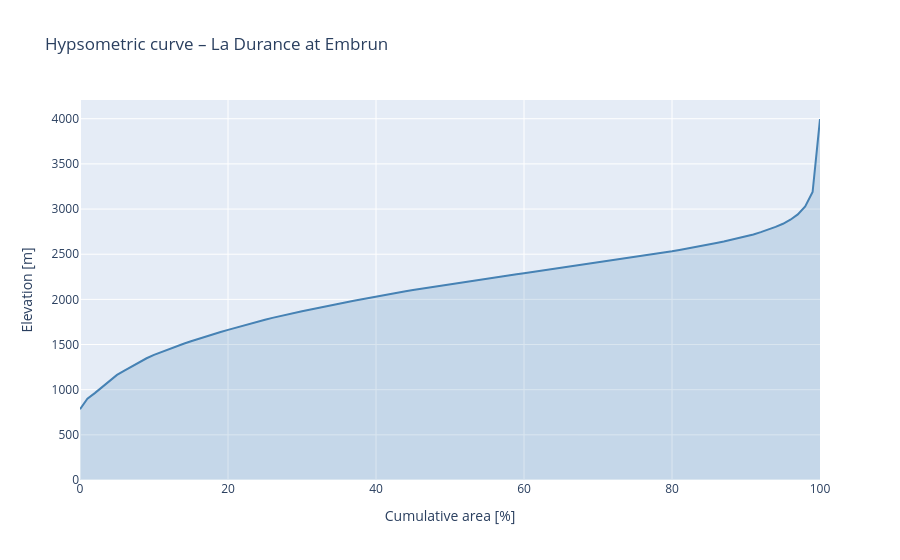

This figure's notebook cell:
### Code cell
# Hypsometric curve
fig = go.Figure(
    go.Scatter(
        x=list(range(0, len(hypso))),
        y=hypso,
        mode="lines",
        fill="tozeroy",
        line=dict(color="steelblue"),
        fillcolor="rgba(70,130,180,0.2)",
    )
)
fig.update_xaxes(title="Cumulative area [%]")
fig.update_yaxes(title="Elevation [m]")
fig.update_layout(title=f"Hypsometric curve – {catchment['name']}", showlegend=False)
fig.show()

### Figure 1 — Plotly figure (JSON) as saved in the notebook; plotly's stock layout.template omitted (floating-point values rounded to 4 significant figures)
{"data": [{"fill": "tozeroy", "fillcolor": "rgba(70,130,180,0.2)", "line": {"color": "steelblue"}, "mode": "lines", "type": "scatter", "x": [0, 1, 2, 3, 4, 5, 6, 7, 8, 9, 10, 11, 12, 13, 14, 15, 16, 17, 18, 19, 20, 21, 22, 23, 24, 25, 26, 27, 28, 29, 30, 31, 32, 33, 34, 35, 36, 37, 38, 39, 40, 41, 42, 43, 44, 45, 46, 47, 48, 49, 50, 51, 52, 53, 54, 55, 56, 57, 58, 59, 60, 61, 62, 63, 64, 65, 66, 67, 68, 69, 70, 71, 72, 73, 74, 75, 76, 77, 78, 79, 80, 81, 82, 83, 84, 85, 86, 87, 88, 89, 90, 91, 92, 93, 94, 95, 96, 97, 98, 99, 100], "y": [784, 900, 962, 1033, 1103, 1164, 1212, 1258, 1304, 1348, 1386, 1418, 1450, 1478, 1508, 1536, 1563, 1590, 1615, 1639, 1662, 1686, 1709, 1732, 1754, 1774, 1795, 1815, 1834, 1852, 1869, 1886, 1904, 1920, 1937, 1953, 1969, 1985, 2001, 2016, 2031, 2046, 2061, 2075, 2089, 2104, 2117, 2131, 2144, 2157, 2170, 2182, 2195, 2207, 2219, 2231, 2243, 2255, 2266, 2279, 2290, 2302, 2313, 2324, 2336, 2347, 2359, 2371, 2382, 2394, 2406, 2418, 2430, 2442, 2454, 2467, 2479, 2492, 2505, 2518, 2532, 2546, 2560, 2575, 2590, 2606, 2623, 2640, 2658, 2677, 2697, 2719, 2744, 2771, 2802, 2837, 2882, 2941, 3030, 3188, 3997]}], "layout": {"showlegend": false, "title": {"text": "Hypsometric curve – La Durance at Embrun"}, "xaxis": {"title": {"text": "Cumulative area [%]"}}, "yaxis": {"title": {"text": "Elevation [m]"}}}}
